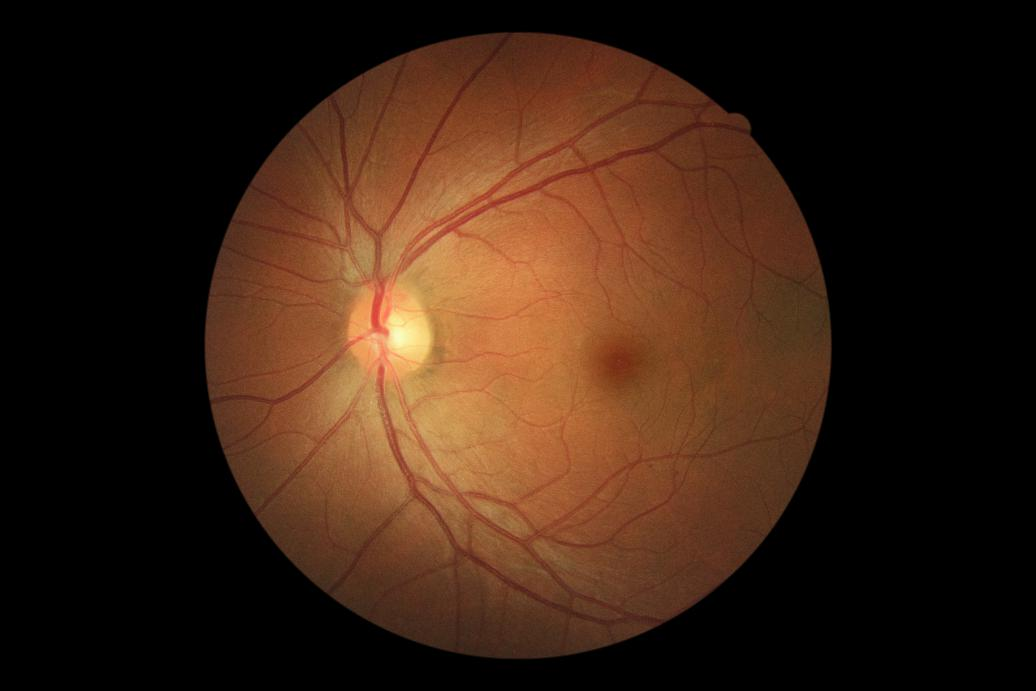
#> input picture pics/raw.jpg, 1036 x 691 px; its folder holds only this picture in this run
$ python -i prepare_dataset.py   (imports and definitions only)
#> lines starting #> are read from the running program, lines starting #| are printed output that depends on the picture; after the words box and inside, x2 and y2 are one past the last pixel; in counts of white or black regions, pixels touching at a corner belong together
import h5py
import numpy as np
import os.path
from PIL import Image
from glob import glob
from skimage.transform import resize

raw_training_x_path = './data/ALL/training/images/*.png'
raw_training_y_path= './data/ALL/training/av/*.png'

raw_data_path = [raw_training_x_path, raw_training_y_path]

HDF5_data_path = './data/HDF5/'

DESIRED_DATA_SHAPE = [576, 576]


# [20 lines left out: functions isHDF5exists, read_input, not called in this run]


def read_input_av_label(path, need_one_hot=False):
#> called with path = '../pics/raw.jpg', need_one_hot = False
    global DESIRED_DATA_SHAPE
    x = Image.open(path)
#> x is the input picture: PIL image 1036x691 RGB; mean R, G, B 57.3, 33.6, 19.3
    x = np.array(x) / 255.
#> x: shape (691, 1036, 3) float64
    x = resize(x, DESIRED_DATA_SHAPE)
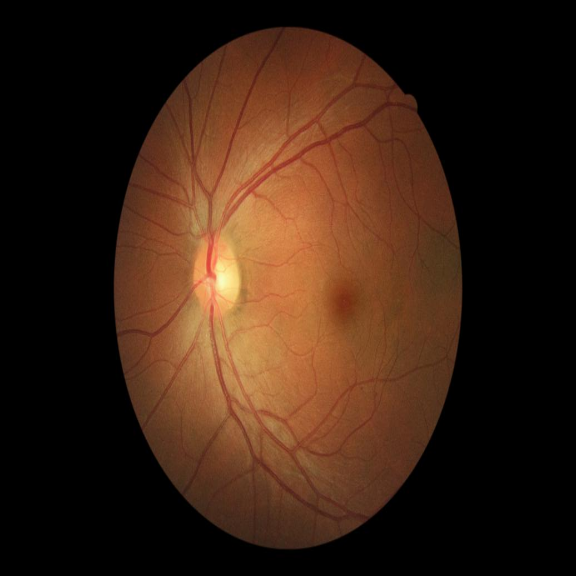
#> x: shape (576, 576, 3) float64; mean R, G, B 0.225, 0.132, 0.0757

    new_x_whole = np.zeros((x.shape[0], x.shape[1]))
    new_x_a = np.zeros((x.shape[0], x.shape[1]))
    new_x_v = np.zeros((x.shape[0], x.shape[1]))
    new_x_cross= np.zeros((x.shape[0], x.shape[1]))
    new_x_unknown = np.zeros((x.shape[0], x.shape[1]))
    new_x_onehot = np.zeros((x.shape[0], x.shape[1], 3)) #bg, a, v

    for row_id, row in enumerate(x):
        for col_id, elem in enumerate(row):
            if elem[0] > 0.5 or elem[1] > 0.5 or elem[2] > 0.5:
                new_x_whole[row_id, col_id] = 1.0
            else:
                new_x_onehot[row_id, col_id] = np.array((1.0, 0.0, 0.0))
            if elem[0] > 0.5 and elem[1] > 0.5 and elem[2] > 0.5:
                new_x_unknown[row_id, col_id] = 1.0
                new_x_a[row_id, col_id] = 1.0
                new_x_onehot[row_id, col_id] = np.array((0.0, 1.0, 0.0))
            elif elem[0] > 0.5:
                new_x_a[row_id, col_id] = 1.0
                new_x_onehot[row_id, col_id] = np.array((0.0, 1.0, 0.0))
            elif elem[1] > 0.5:
                new_x_cross[row_id, col_id] = 1.0
                new_x_a[row_id, col_id] = 1.0
                # new_x_v[row_id, col_id] = 1.0
                new_x_onehot[row_id, col_id] = np.array((0.0, 1.0, 0.0))
            elif elem[2] > 0.5:
                new_x_v[row_id, col_id] = 1.0
                new_x_onehot[row_id, col_id] = np.array((0.0, 0.0, 1.0))
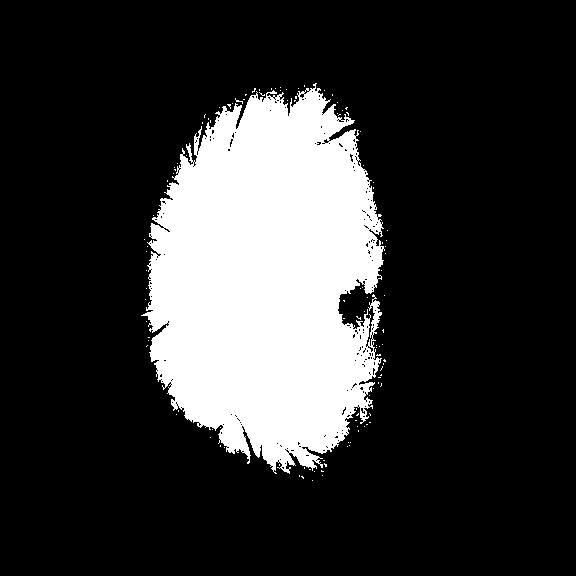
#> new_x_a: shape (576, 576) float64; values 0 (black) and 1 (white), 20.5% white; 113 white regions (112 under 20 px), largest, box (x1, y1, x2, y2) and area: (141, 83, 385, 474) 67653
#> new_x_cross: shape (576, 576) float64; every value is 0
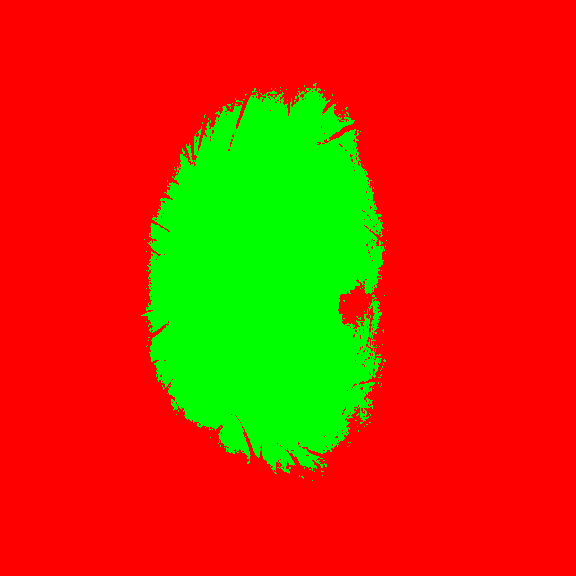
#> new_x_onehot: shape (576, 576, 3) float64; mean of channels 0, 1, 2 0.795, 0.205, 0; drawn as R, G, B
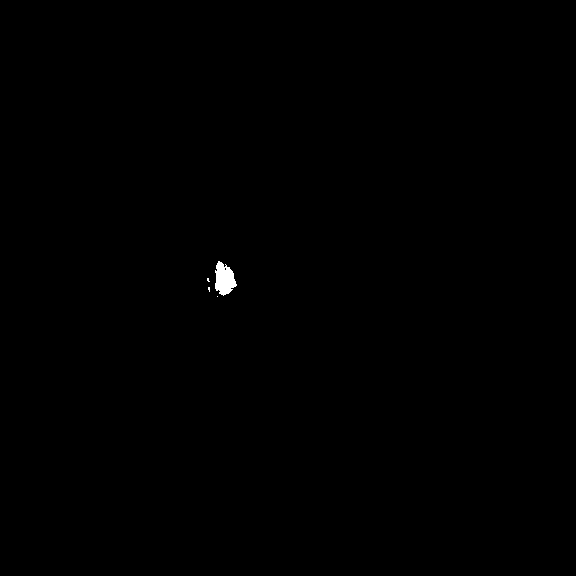
#> new_x_unknown: shape (576, 576) float64; values 0 (black) and 1 (white), 0.16% white; 4 white regions (3 under 20 px), largest, box (x1, y1, x2, y2) and area: (215, 261, 237, 296) 508

    new_x_whole = resize(new_x_whole[..., np.newaxis], DESIRED_DATA_SHAPE)
    new_x_a = resize(new_x_a[..., np.newaxis], DESIRED_DATA_SHAPE)
    new_x_v = resize(new_x_v[..., np.newaxis], DESIRED_DATA_SHAPE)
    new_x_cross = resize(new_x_cross[..., np.newaxis], DESIRED_DATA_SHAPE)
    new_x_unknown = resize(new_x_unknown[..., np.newaxis], DESIRED_DATA_SHAPE)
    new_x_onehot = resize(new_x_onehot, DESIRED_DATA_SHAPE)

    if not need_one_hot:
        return [new_x_whole, new_x_cross, new_x_a, new_x_v,  new_x_unknown]
    else:
        return [new_x_onehot]


# [94 lines left out: functions preprocessData, createHDF5, prepareDataset, getTrainingData, getTestData, not called in this run]

>>> result = read_input_av_label('../pics/raw.jpg')
#> result = 5 items

$ run again, on pics/cls.png
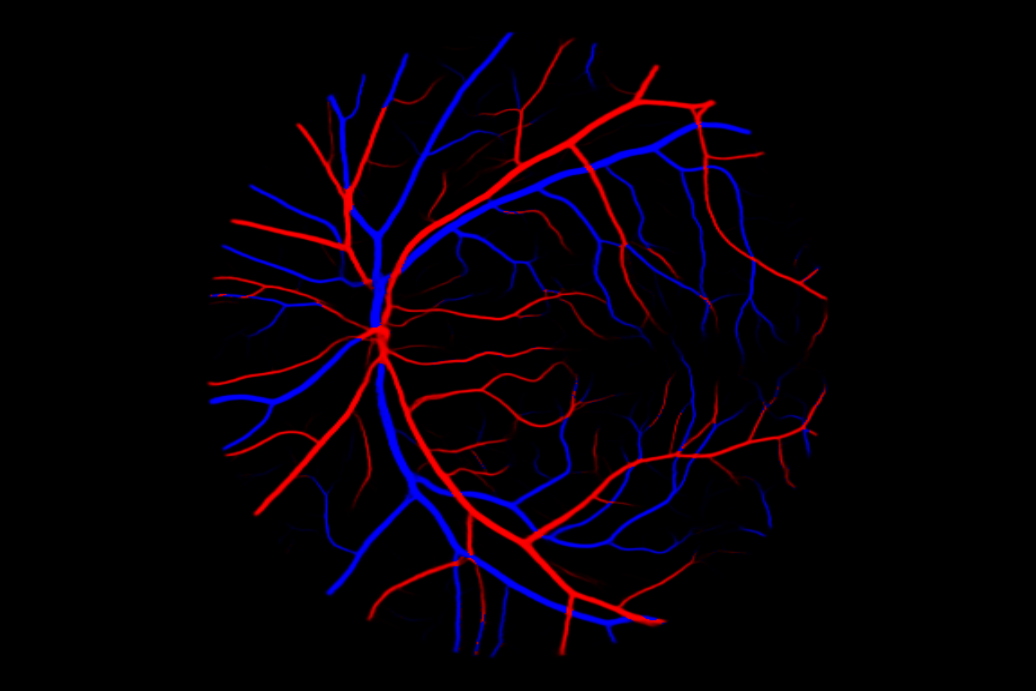
#> input picture pics/cls.png, 1036 x 691 px
#> in read_input_av_label, x is the input picture: PIL image 1036x691 RGB; mean R, G, B 6.6, 0, 7.1
#> after the loop in read_input_av_label, `for row_id, row in enumerate(x):`:
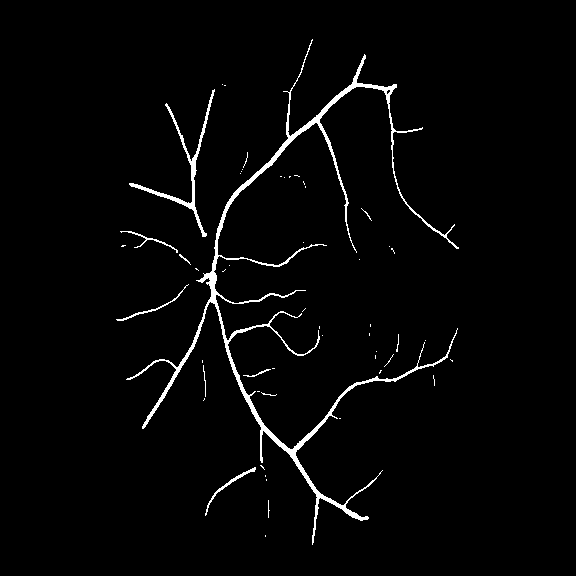
#> new_x_a: shape (576, 576) float64; values 0 (black) and 1 (white), 2.3% white; 53 white regions (44 under 20 px), largest, box (x1, y1, x2, y2) and area: (126, 39, 459, 545) 6038, (129, 89, 215, 237) 916, (205, 467, 256, 516) 185
#> after the loop in read_input_av_label, `for row_id, row in enumerate(x):`:
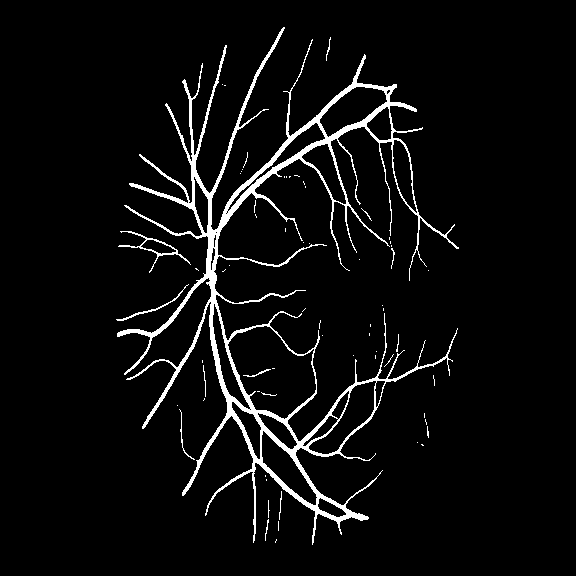
#> new_x_whole: shape (576, 576) float64; values 0 (black) and 1 (white), 4.9% white; 65 white regions (54 under 20 px), largest, box (x1, y1, x2, y2) and area: (117, 27, 459, 545) 15235, (118, 231, 191, 273) 297, (116, 284, 189, 321) 150
#> result = 5 items
